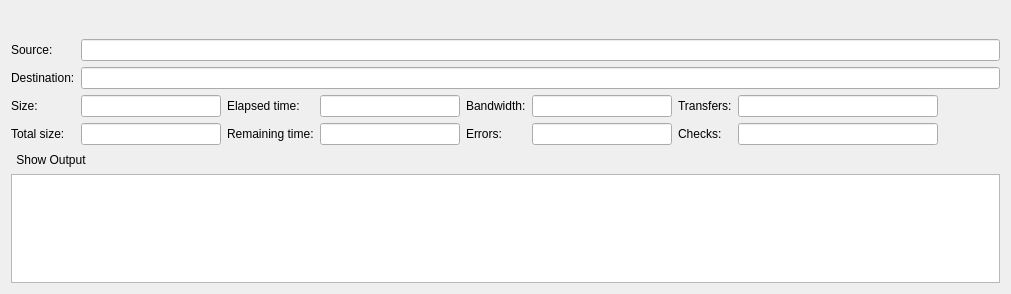
<?xml version="1.0" encoding="UTF-8"?>
<ui version="4.0">
 <class>JobWidget</class>
 <widget class="QWidget" name="JobWidget">
  <property name="geometry">
   <rect>
    <x>0</x>
    <y>0</y>
    <width>1011</width>
    <height>294</height>
   </rect>
  </property>
  <property name="windowTitle">
   <string>Form</string>
  </property>
  <layout class="QVBoxLayout" name="verticalLayout">
   <property name="spacing">
    <number>0</number>
   </property>
   <item>
    <widget class="QWidget" name="widget" native="true">
     <layout class="QHBoxLayout" name="horizontalLayout">
      <property name="leftMargin">
       <number>0</number>
      </property>
      <property name="topMargin">
       <number>0</number>
      </property>
      <property name="rightMargin">
       <number>0</number>
      </property>
      <property name="bottomMargin">
       <number>0</number>
      </property>
      <item>
       <widget class="QToolButton" name="showDetails">
        <property name="minimumSize">
         <size>
          <width>120</width>
          <height>0</height>
         </size>
        </property>
        <property name="styleSheet">
         <string notr="true">QToolButton { border: 0 }</string>
        </property>
        <property name="checkable">
         <bool>true</bool>
        </property>
        <property name="toolButtonStyle">
         <enum>Qt::ToolButtonTextBesideIcon</enum>
        </property>
       </widget>
      </item>
      <item>
       <widget class="QLabel" name="info"/>
      </item>
      <item>
       <widget class="QToolButton" name="copy">
        <property name="toolTip">
         <string>Copy rclone command to clipboard</string>
        </property>
        <property name="styleSheet">
         <string notr="true">QToolButton { border: 0 }</string>
        </property>
       </widget>
      </item>
      <item>
       <widget class="QToolButton" name="cancel">
        <property name="toolTip">
         <string>Cancel job</string>
        </property>
        <property name="styleSheet">
         <string notr="true">QToolButton { border: 0 }</string>
        </property>
       </widget>
      </item>
     </layout>
    </widget>
   </item>
   <item>
    <widget class="QWidget" name="details" native="true">
     <layout class="QGridLayout" name="gridLayout_2">
      <property name="leftMargin">
       <number>0</number>
      </property>
      <property name="rightMargin">
       <number>0</number>
      </property>
      <property name="bottomMargin">
       <number>0</number>
      </property>
      <item row="2" column="7" rowspan="2">
       <spacer name="horizontalSpacer">
        <property name="orientation">
         <enum>Qt::Horizontal</enum>
        </property>
        <property name="sizeHint" stdset="0">
         <size>
          <width>40</width>
          <height>20</height>
         </size>
        </property>
       </spacer>
      </item>
      <item row="3" column="0">
       <widget class="QLabel" name="label_4a">
        <property name="text">
         <string>Total size:</string>
        </property>
        <property name="buddy">
         <cstring>totalsize</cstring>
        </property>
       </widget>
      </item>
      <item row="3" column="1">
       <widget class="QLineEdit" name="totalsize">
        <property name="sizePolicy">
         <sizepolicy hsizetype="Fixed" vsizetype="Fixed">
          <horstretch>0</horstretch>
          <verstretch>0</verstretch>
         </sizepolicy>
        </property>
        <property name="minimumSize">
         <size>
          <width>140</width>
          <height>0</height>
         </size>
        </property>
        <property name="alignment">
         <set>Qt::AlignRight|Qt::AlignTrailing|Qt::AlignVCenter</set>
        </property>
        <property name="readOnly">
         <bool>true</bool>
        </property>
       </widget>
      </item>
      <item row="3" column="2">
       <widget class="QLabel" name="label_4">
        <property name="text">
         <string>Remaining time:</string>
        </property>
        <property name="buddy">
         <cstring>eta</cstring>
        </property>
       </widget>
      </item>
      <item row="3" column="3">
       <widget class="QLineEdit" name="eta">
        <property name="sizePolicy">
         <sizepolicy hsizetype="Fixed" vsizetype="Fixed">
          <horstretch>0</horstretch>
          <verstretch>0</verstretch>
         </sizepolicy>
        </property>
        <property name="minimumSize">
         <size>
          <width>140</width>
          <height>0</height>
         </size>
        </property>
        <property name="alignment">
         <set>Qt::AlignRight|Qt::AlignTrailing|Qt::AlignVCenter</set>
        </property>
        <property name="readOnly">
         <bool>true</bool>
        </property>
       </widget>
      </item>
      <item row="3" column="4">
       <widget class="QLabel" name="label_7">
        <property name="text">
         <string>Errors:</string>
        </property>
        <property name="buddy">
         <cstring>errors</cstring>
        </property>
       </widget>
      </item>
      <item row="3" column="5">
       <widget class="QLineEdit" name="errors">
        <property name="sizePolicy">
         <sizepolicy hsizetype="Fixed" vsizetype="Fixed">
          <horstretch>0</horstretch>
          <verstretch>0</verstretch>
         </sizepolicy>
        </property>
        <property name="minimumSize">
         <size>
          <width>140</width>
          <height>0</height>
         </size>
        </property>
        <property name="alignment">
         <set>Qt::AlignRight|Qt::AlignTrailing|Qt::AlignVCenter</set>
        </property>
        <property name="readOnly">
         <bool>true</bool>
        </property>
       </widget>
      </item>
      <item row="3" column="6">
       <widget class="QLabel" name="label_8">
        <property name="text">
         <string>Checks:</string>
        </property>
        <property name="buddy">
         <cstring>checks</cstring>
        </property>
       </widget>
      </item>
      <item row="3" column="7">
       <widget class="QLineEdit" name="checks">
        <property name="sizePolicy">
         <sizepolicy hsizetype="Fixed" vsizetype="Fixed">
          <horstretch>0</horstretch>
          <verstretch>0</verstretch>
         </sizepolicy>
        </property>
        <property name="minimumSize">
         <size>
          <width>200</width>
          <height>0</height>
         </size>
        </property>
        <property name="alignment">
         <set>Qt::AlignRight|Qt::AlignTrailing|Qt::AlignVCenter</set>
        </property>
        <property name="readOnly">
         <bool>true</bool>
        </property>
       </widget>
      </item>
      <item row="2" column="2">
       <widget class="QLabel" name="label_6">
        <property name="text">
         <string>Elapsed time:</string>
        </property>
        <property name="buddy">
         <cstring>elapsed</cstring>
        </property>
       </widget>
      </item>
      <item row="2" column="1">
       <widget class="QLineEdit" name="size">
        <property name="sizePolicy">
         <sizepolicy hsizetype="Fixed" vsizetype="Fixed">
          <horstretch>0</horstretch>
          <verstretch>0</verstretch>
         </sizepolicy>
        </property>
        <property name="minimumSize">
         <size>
          <width>140</width>
          <height>0</height>
         </size>
        </property>
        <property name="alignment">
         <set>Qt::AlignRight|Qt::AlignTrailing|Qt::AlignVCenter</set>
        </property>
        <property name="readOnly">
         <bool>true</bool>
        </property>
       </widget>
      </item>
      <item row="1" column="1" colspan="7">
       <widget class="QLineEdit" name="dest">
        <property name="readOnly">
         <bool>true</bool>
        </property>
       </widget>
      </item>
      <item row="2" column="0">
       <widget class="QLabel" name="label_5">
        <property name="sizePolicy">
         <sizepolicy hsizetype="Fixed" vsizetype="Preferred">
          <horstretch>0</horstretch>
          <verstretch>0</verstretch>
         </sizepolicy>
        </property>
        <property name="text">
         <string>Size:</string>
        </property>
        <property name="buddy">
         <cstring>size</cstring>
        </property>
       </widget>
      </item>
      <item row="0" column="1" colspan="7">
       <widget class="QLineEdit" name="source">
        <property name="readOnly">
         <bool>true</bool>
        </property>
       </widget>
      </item>
      <item row="5" column="0" colspan="2">
       <widget class="QToolButton" name="showOutput">
        <property name="styleSheet">
         <string notr="true">QToolButton { border: 0 }</string>
        </property>
        <property name="text">
         <string>Show Output</string>
        </property>
        <property name="checkable">
         <bool>true</bool>
        </property>
        <property name="toolButtonStyle">
         <enum>Qt::ToolButtonTextBesideIcon</enum>
        </property>
       </widget>
      </item>
      <item row="2" column="4">
       <widget class="QLabel" name="label_2">
        <property name="text">
         <string>Bandwidth:</string>
        </property>
        <property name="buddy">
         <cstring>bandwidth</cstring>
        </property>
       </widget>
      </item>
      <item row="2" column="6">
       <widget class="QLabel" name="label_9">
        <property name="text">
         <string>Transfers:</string>
        </property>
        <property name="buddy">
         <cstring>transferred</cstring>
        </property>
       </widget>
      </item>
      <item row="6" column="0" colspan="8">
       <widget class="QPlainTextEdit" name="output">
        <property name="lineWrapMode">
         <enum>QPlainTextEdit::NoWrap</enum>
        </property>
        <property name="readOnly">
         <bool>true</bool>
        </property>
       </widget>
      </item>
      <item row="2" column="3">
       <widget class="QLineEdit" name="elapsed">
        <property name="sizePolicy">
         <sizepolicy hsizetype="Fixed" vsizetype="Fixed">
          <horstretch>0</horstretch>
          <verstretch>0</verstretch>
         </sizepolicy>
        </property>
        <property name="minimumSize">
         <size>
          <width>140</width>
          <height>0</height>
         </size>
        </property>
        <property name="alignment">
         <set>Qt::AlignRight|Qt::AlignTrailing|Qt::AlignVCenter</set>
        </property>
        <property name="readOnly">
         <bool>true</bool>
        </property>
       </widget>
      </item>
      <item row="0" column="0">
       <widget class="QLabel" name="label_3">
        <property name="sizePolicy">
         <sizepolicy hsizetype="Fixed" vsizetype="Preferred">
          <horstretch>0</horstretch>
          <verstretch>0</verstretch>
         </sizepolicy>
        </property>
        <property name="text">
         <string>Source:</string>
        </property>
        <property name="buddy">
         <cstring>source</cstring>
        </property>
       </widget>
      </item>
      <item row="1" column="0">
       <widget class="QLabel" name="label">
        <property name="sizePolicy">
         <sizepolicy hsizetype="Fixed" vsizetype="Preferred">
          <horstretch>0</horstretch>
          <verstretch>0</verstretch>
         </sizepolicy>
        </property>
        <property name="text">
         <string>Destination:</string>
        </property>
        <property name="buddy">
         <cstring>dest</cstring>
        </property>
       </widget>
      </item>
      <item row="2" column="5">
       <widget class="QLineEdit" name="bandwidth">
        <property name="sizePolicy">
         <sizepolicy hsizetype="Fixed" vsizetype="Fixed">
          <horstretch>0</horstretch>
          <verstretch>0</verstretch>
         </sizepolicy>
        </property>
        <property name="minimumSize">
         <size>
          <width>140</width>
          <height>0</height>
         </size>
        </property>
        <property name="alignment">
         <set>Qt::AlignRight|Qt::AlignTrailing|Qt::AlignVCenter</set>
        </property>
        <property name="readOnly">
         <bool>true</bool>
        </property>
       </widget>
      </item>
      <item row="2" column="7">
       <widget class="QLineEdit" name="transferred">
        <property name="sizePolicy">
         <sizepolicy hsizetype="Fixed" vsizetype="Fixed">
          <horstretch>0</horstretch>
          <verstretch>0</verstretch>
         </sizepolicy>
        </property>
        <property name="minimumSize">
         <size>
          <width>200</width>
          <height>0</height>
         </size>
        </property>
        <property name="alignment">
         <set>Qt::AlignRight|Qt::AlignTrailing|Qt::AlignVCenter</set>
        </property>
        <property name="readOnly">
         <bool>true</bool>
        </property>
       </widget>
      </item>
      <item row="4" column="0" colspan="8">
       <layout class="QFormLayout" name="progress">
        <property name="fieldGrowthPolicy">
         <enum>QFormLayout::ExpandingFieldsGrow</enum>
        </property>
        <property name="formAlignment">
         <set>Qt::AlignLeading|Qt::AlignLeft|Qt::AlignTop</set>
        </property>
       </layout>
      </item>
     </layout>
    </widget>
   </item>
  </layout>
 </widget>
 <tabstops>
  <tabstop>showDetails</tabstop>
  <tabstop>cancel</tabstop>
  <tabstop>source</tabstop>
  <tabstop>dest</tabstop>
  <tabstop>size</tabstop>
  <tabstop>elapsed</tabstop>
  <tabstop>bandwidth</tabstop>
  <tabstop>showOutput</tabstop>
  <tabstop>output</tabstop>
 </tabstops>
 <resources/>
 <connections/>
</ui>
